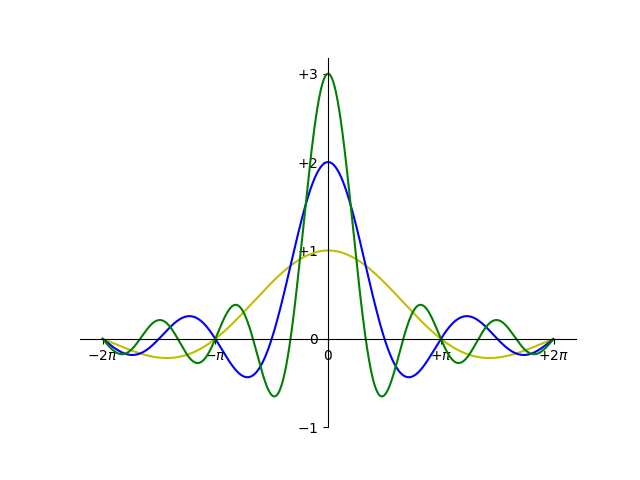

Reproduce this figure in Python.
import numpy as np
import matplotlib.pyplot as plt

x = np.arange(-2*np.pi,2*np.pi,0.01)
y1 = np.sin(x)/x 
y2 = np.sin(2*x)/x 
y3 = np.sin(3*x)/x 
plt.plot(x,y1,color='y') 
plt.plot(x,y2,color='b') 
plt.plot(x,y3,color='g') 
plt.xticks([-2*np.pi, -np.pi, 0, np.pi, 2*np.pi], 
[r'$-2\pi$',r'$-\pi$',r'$0$',r'$+\pi$',r'$+2\pi$']) 
plt.yticks([-1,0,+1,+2,+3], 
[r'$-1$',r'$0$',r'$+1$',r'$+2$',r'$+3$']) 
ax = plt.gca() 
ax.spines['right'].set_color('none') 
ax.spines['top'].set_color('none') 
ax.xaxis.set_ticks_position('bottom') 
ax.spines['bottom'].set_position(('data',0)) 
ax.yaxis.set_ticks_position('left') 
ax.spines['left'].set_position(('data',0))     
plt.show() 
